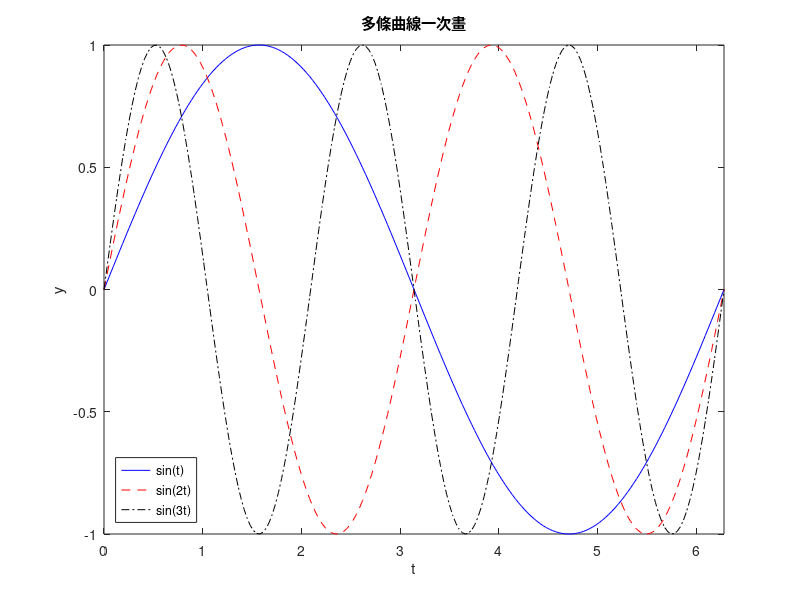

This chart was generated by the following MATLAB code: (Note: this script raises an error after producing the figure.)
%% 章節 01-2：繪圖
% 2D 多曲線、subplot、3D 表面、註解與圖例
clear; close all;
out_dir = fullfile(fileparts(mfilename('fullpath')), '..', 'images');

%% 1. 多條曲線 + 圖例
fig = figure('Visible', 'off', 'Position', [0 0 800 500]);
t = linspace(0, 2*pi, 200);
plot(t, sin(t), 'b-', ...
     t, sin(2*t), 'r--', ...
     t, sin(3*t), 'k-.');
xlabel('t'); ylabel('y');
title('多條曲線一次畫');
legend({'sin(t)','sin(2t)','sin(3t)'}, 'Location', 'southwest');
xlim([0, 2*pi]);
save_png(fig, fullfile(out_dir, '02_multi_curves.png'));

%% 2. subplot：把不同視圖塞同一張圖
fig = figure('Visible', 'off', 'Position', [0 0 1000 700]);
t = linspace(0, 4*pi, 500);
y = exp(-0.2*t) .* sin(2*t);    % 阻尼正弦

subplot(2,2,1);
plot(t, y);
xlabel('t'); ylabel('y(t)');
title('時間域');

subplot(2,2,2);
plot(y(1:end-1), diff(y)/(t(2)-t(1)));
xlabel('y'); ylabel('dy/dt');
title('相平面 (近似)');

subplot(2,2,3);
Y = fft(y);
f = (0:length(y)-1) / (t(end)-t(1));
plot(f(1:floor(end/2)), abs(Y(1:floor(end/2))));
xlabel('頻率'); ylabel('|FFT|');
xlim([0, 1]);
title('頻率譜');

subplot(2,2,4);
semilogy(t, abs(y) + 1e-6);
xlabel('t'); ylabel('|y| (log)');
title('對數縱軸：看包絡');

sgtitle('阻尼正弦的四種視角');
save_png(fig, fullfile(out_dir, '02_subplots.png'));

%% 3. 3D 表面
fig = figure('Visible', 'off', 'Position', [0 0 800 600]);
[X, Y] = meshgrid(-3:0.15:3, -3:0.15:3);
Z = peaks(X, Y);
surf(X, Y, Z, 'EdgeColor', 'none');
colormap(turbo);
colorbar;
xlabel('x'); ylabel('y'); zlabel('z');
title('peaks 函式 - 三維表面');
view(45, 30);
save_png(fig, fullfile(out_dir, '02_surf_peaks.png'));

%% 4. 註解：箭頭與文字
fig = figure('Visible', 'off', 'Position', [0 0 800 500]);
t = linspace(0, 2*pi, 200);
y = sin(t) .* exp(-0.3*t);
plot(t, y, 'LineWidth', 2);
xlabel('t'); ylabel('y');
title('阻尼振盪 - 標出第一個極小值');

% 找第一個極小值
[ymin, idx] = min(y);
hold on;
plot(t(idx), ymin, 'ro', 'MarkerSize', 10, 'LineWidth', 2);
text(t(idx)+0.2, ymin, ...
     sprintf('  極小值：(%.2f, %.3f)', t(idx), ymin), ...
     'FontSize', 11);
xlim([0, 2*pi]);
save_png(fig, fullfile(out_dir, '02_annotation.png'));
